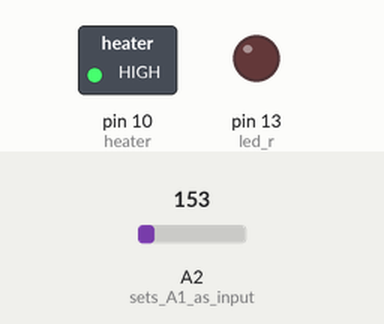
Simulated run of this sketch. Board: Arduino Uno, built with avr-gcc and run on an emulated ATmega328P. On the bench: switched loads named in the sketch (green lamp = pin HIGH), output pins drawn as LEDs (lit = HIGH). The inputs (shaded band) are chosen by the test bench; at power-on: A2 (sets_A1_as_input) = 153. Pins used as bus, display or sensor lines are not drawn.

Above: at 0.3 s.
At 1.4 s:
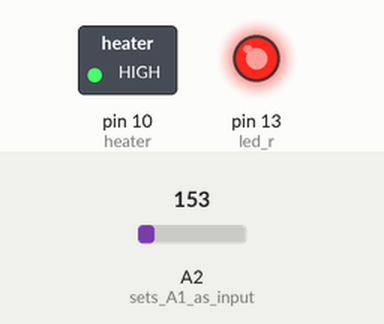
Timing chart, 0 to 3.7 s (numbered marks = the images above):
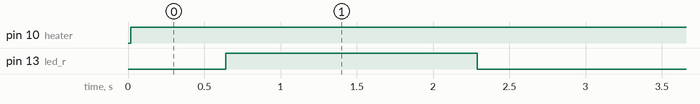

The sketch:

Fermentation_Quilt.ino
```cpp
/*
Fermentation_QUILT.ino

This code is intended for the project "Fermentation Quilt"
by Victoria Manganiello & Petar Sapundjiev.

Written: Sep 15 2020.
by Petar Sapundjiev.
For any additional information regarding the project you can contact us on:
p.v.sapundjiev@gmail.com
vkmanganiello@gmail.com

*/


#define TMP36_VCC      A3         // the PWM pin the LED is attached to
#define TMP_TRESH      45         // 45 degrees Celsius is the FERMENTING TEMPERATURE the regulator will maintan
#define TMP_HYST       1          // 1 degree Celsius is the HYSTERESYS for turning ON and OFF the heaters
#define FERM_PERIOD    28800000   // defines the period after which the regulator will stop the heating process. 28 800 000 is the number of milliseconds in 8 hours.

int heater            = 10;         // the PWM pin the LOOMIA heatrs are attached to
int led_r             = 13;         // the PWM pin the LED is attached to

int brightness        = 30;         // how bright the LED is
int fade_amount       = 1;          // how many points to fade the LED by
int glow_period       = 2000;       // sets the number of "loop" periods for led glow increment
int tmp_sample_period = 5000;       // sets the number of "loop" periods for taking one ADC sample period
int bright_tresh_low  = 10;         // defines lowest brightness during glow
int filt_avg_samples  = 8;          // defines number of averaged sample in filter


float filt_mean       = 0;
float filt_diff       = 0;


void setup() {
  pinMode(led_r, OUTPUT);             // declare pin 9 to be an output
  pinMode(heater, OUTPUT);             // declare pin 10 to be an output
  pinMode(TMP36_VCC, OUTPUT);          // declare pin 11 to be an output
  pinMode( A2, INPUT );               // sets A1 as input

  digitalWrite( TMP36_VCC, HIGH );    //sets pin A3 HIGH. The pin is used for TMP36 power supply
  Serial.begin(115200);
}

void loop() {

  int   adc_res_1         = 0;
  float temp_1            = 0;
  int   period_A_counter  = 0;        // counts number of "loop" periods for led glow increment
  int   period_B_counter  = 0;        // counts number of "loop" periods for taking one temperature sample

  do{                   //****** loops for 8 hours*********
    period_A_counter++;
    period_B_counter++;

  if( period_B_counter > tmp_sample_period ){
    period_B_counter = 0;
    adc_res_1 = analogRead( A2 );
    temp_1 = adc_res_1 * 0.32307 - 50;         // ADC value to temperature conversion. 10bit and 3.3V ADC V_ref

/*__________________ filter____________________________________*/
    filt_diff = (float)temp_1 - filt_mean;
    filt_mean += ( filt_diff / filt_avg_samples );
/*__________________ filter - end______________________________*/
/*__________________ temperature control_______________________*/
    if( filt_mean > ( TMP_TRESH + TMP_HYST )){
      digitalWrite( heater, LOW );
    }else{
      if( filt_mean < ( TMP_TRESH - TMP_HYST )){
        digitalWrite( heater, HIGH );
      }
    }
/*__________________ temperature control - end__________________*/
  }
  if ( period_A_counter > glow_period ){
    period_A_counter = 0;
    analogWrite(led_r, brightness);                                    // sets the brightness of LED on pin 13
    brightness += fade_amount;                                         // change the brightness for next time through the loop
    if ( brightness < bright_tresh_low || brightness >= 255 ){         // reverse the direction of the fading at the ends of the fade
    fade_amount = -fade_amount;
    }
  }
//**********************************************************************

  }while( millis() < FERM_PERIOD );        // 8 hours after the Fermentation Quilt has been torned ON, the process will stop
  digitalWrite( heater, LOW );             // heaters will be turned OFF
  analogWrite(led_r, 255);                 // LED on pin 13 will go solid red

}   //end of "loop"
```

Measured:
- by itself, pin 10 (heater): LOW → HIGH at 0.02 s
- by itself, pin 13 (led_r): alternates HIGH for 1.6 s and LOW for 1.5 s
